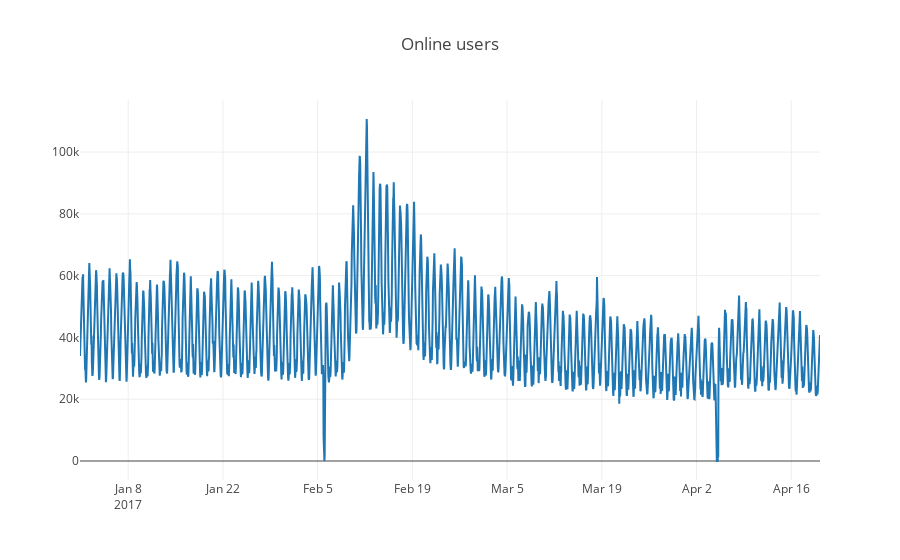

Write notebook code for a chart like this one.
### Markdown cell above
## Избавляемся от нестационарности и строим SARIMA

### Code cell
dataset = pd.read_csv('./data/lecture1/hour_online.csv', index_col=['Time'], parse_dates=['Time'])
plotly_df(dataset, title = "Online users")

### Figure 1 — Plotly figure (JSON) as saved in the notebook; plotly's stock layout.template omitted (floating-point values rounded to 4 significant figures; data arrays with more than 128 entries replaced by an {"elided": "..."} marker saying what was removed)
{"data": [{"mode": "lines", "name": "Users", "type": "scatter", "uid": "8af9a447-9155-41a1-acd1-2b6dbeb209ab", "x": {"elided": "2625 str values"}, "y": {"elided": "2625 int values"}}], "layout": {"title": {"text": "Online users"}}}
